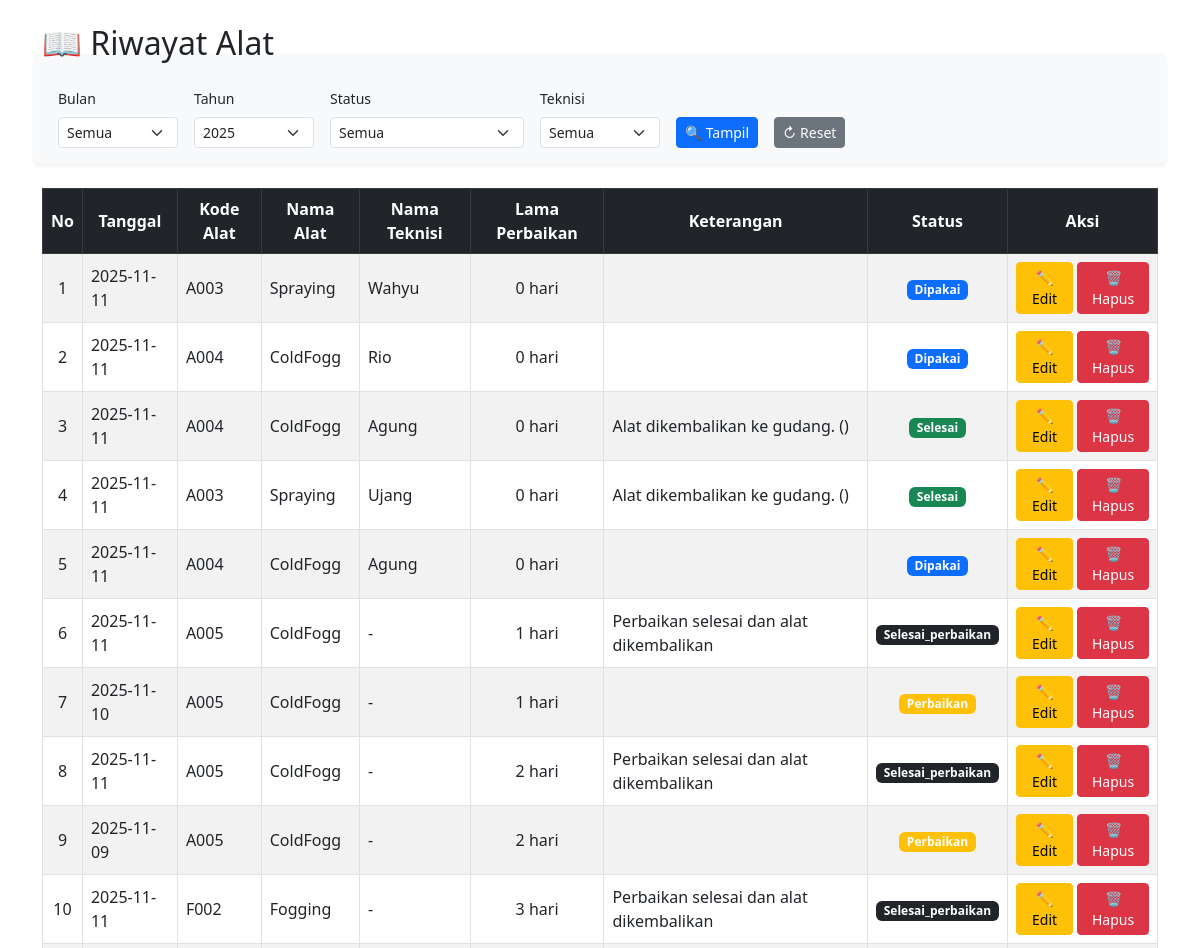
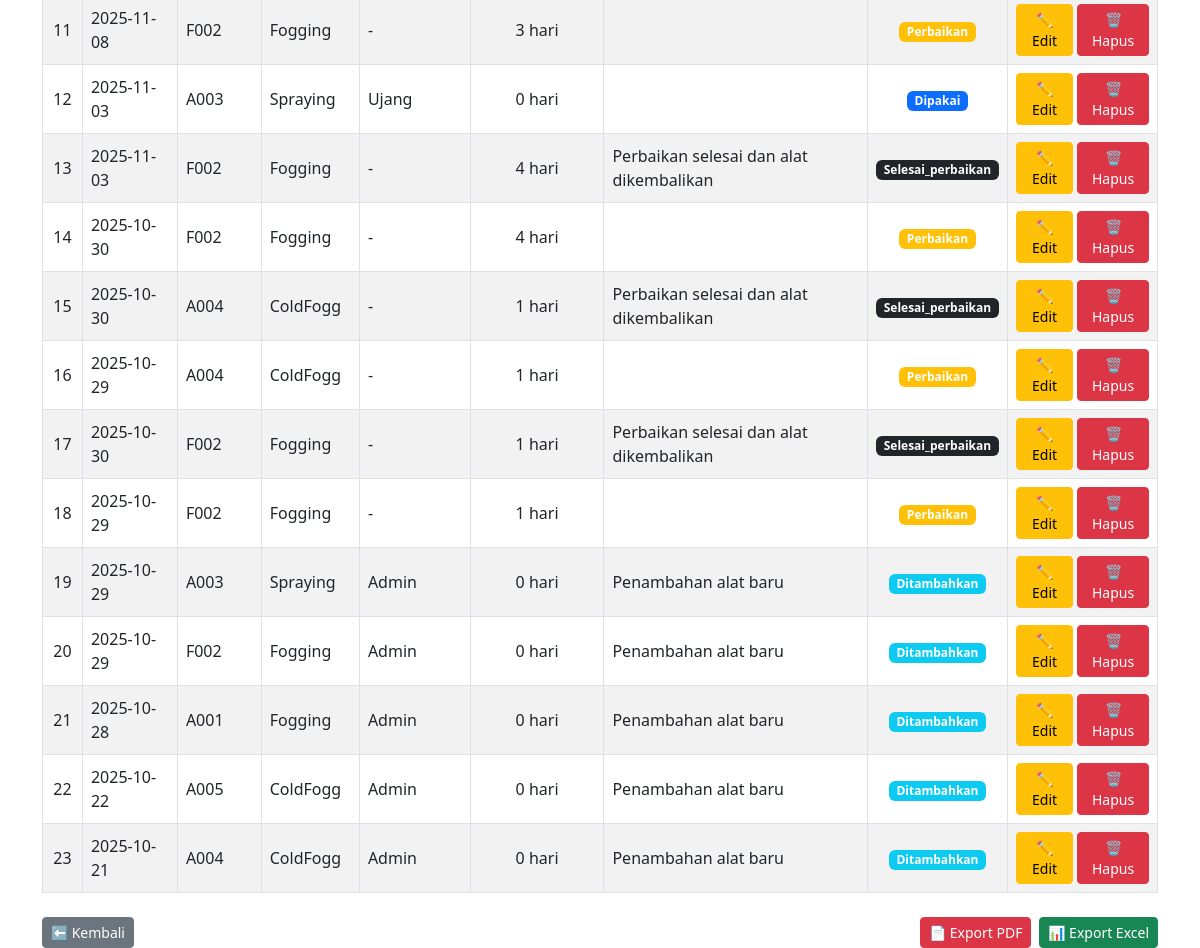
Page /riwayat_pakai.php on the committed database (2 pictures, top to bottom).
### tables this page shows
CREATE TABLE `riwayat_alat` (
  `id_riwayat` int(11) NOT NULL,
  `id_alat` int(11) DEFAULT NULL,
  `aktivitas` varchar(50) DEFAULT NULL,
  `jenis` enum('pakai','perbaikan','rusak','selesai_perbaikan','dikembalikan') DEFAULT NULL,
  `jumlah` int(11) DEFAULT NULL,
  `nama_teknisi` varchar(100) DEFAULT NULL,
  `keterangan` varchar(255) DEFAULT NULL,
  `tanggal_mulai` date DEFAULT NULL,
  `tanggal_masuk` date DEFAULT NULL,
  `tanggal_selesai` date DEFAULT NULL,
  `lama_perbaikan` int(11) DEFAULT 0,
  `status` enum('ditambahkan','dipakai','perbaikan','selesai','selesai_perbaikan') DEFAULT 'dipakai',
  `tanggal_update` timestamp NOT NULL DEFAULT current_timestamp() ON UPDATE current_timestamp()
);

CREATE TABLE `alat` (
  `id_alat` int(11) NOT NULL,
  `kode_alat` varchar(20) DEFAULT NULL,
  `nama_alat` varchar(100) DEFAULT NULL,
  `jumlah` int(11) DEFAULT 0,
  `status` enum('baik','rusak','perbaikan') DEFAULT 'baik',
  `jumlah_perbaikan` int(11) DEFAULT 0,
  `jumlah_pakai` int(11) DEFAULT 0,
  `tanggal_update` date DEFAULT curdate()
);

### riwayat_pakai.php (the view, shortened to what this page needs)
<?php
include "koneksi.php";
$bulan   = isset($_GET['bulan']) ? $_GET['bulan'] : '';
$tahun   = isset($_GET['tahun']) ? $_GET['tahun'] : date('Y');
$status  = isset($_GET['status']) ? $_GET['status'] : '';
$where = [];
if ($tahun != '')  $where[] = "YEAR(COALESCE(p.tanggal_mulai, p.tanggal_selesai)) = " . (int)$tahun;
if ($where) {
    $whereSql = "WHERE " . implode(" AND ", $where);
} else {
    $whereSql = "";
}
?>
<!DOCTYPE html>
<html>
<head>
    <link href="https://cdn.jsdelivr.net/npm/bootstrap@5.3.0/dist/css/bootstrap.min.css" rel="stylesheet">
</head>
<body class="container mt-4">
<h2>📖 Riwayat Alat</h2>
<form method="get" class="row row-cols-lg-auto g-3 align-items-end mb-4 bg-light p-3 rounded shadow-sm">
  <div class="col">
    <label class="form-label small">Bulan</label>
    <select name="bulan" class="form-select form-select-sm">
      <option value="">Semua</option>
    </select>
  </div>
  <div class="col">
    <label class="form-label small">Tahun</label>
    <select name="tahun" class="form-select form-select-sm">
      <?php
      $now = date('Y');
      for ($t=$now; $t>=2020; $t--) {
          $sel = ($tahun==$t)?'selected':'';
          echo "<option value='$t' $sel>$t</option>";
      }
      ?>
    </select>
  </div>
  <div class="col">
    <label class="form-label small">Status</label>
    <select name="status" class="form-select form-select-sm">
      <option value="">Semua</option>
    </select>
  </div>
  <div class="col">
    <label class="form-label small">Teknisi</label>
    <select name="teknisi" class="form-select form-select-sm">
      <option value="">Semua</option>
    </select>
  </div>
  <div class="col">
    <button type="submit" class="btn btn-primary btn-sm mt-2 mt-lg-4">🔍 Tampil</button>
  </div>
  <div class="col">
    <a href="riwayat_pakai.php" class="btn btn-secondary btn-sm mt-2 mt-lg-4">↻ Reset</a>
  </div>
</form>
<table class="table table-bordered table-striped align-middle mt-3">
    <thead class="table-dark text-center">
        <tr>
            <th>No</th>
            <th>Tanggal</th>
            <th>Kode Alat</th>
            <th>Nama Alat</th>
            <th>Nama Teknisi</th>
            <th>Lama Perbaikan</th>
            <th>Keterangan</th>
            <th>Status</th>
            <th width="150">Aksi</th>
        </tr>
    </thead>
    <tbody>
<?php
$sql_q = "
SELECT p.*, a.kode_alat, a.nama_alat
FROM riwayat_alat p
LEFT JOIN alat a ON p.id_alat = a.id_alat
$whereSql
ORDER BY COALESCE(p.tanggal_mulai, p.tanggal_selesai) DESC, p.id_riwayat DESC
";
$sql = mysqli_query($koneksi, $sql_q);
$no = 1;
if ($sql && mysqli_num_rows($sql) > 0) {
    while ($row = mysqli_fetch_assoc($sql)) {
    $lama_perbaikan = 0;
    if (!empty($row['tanggal_mulai']) && !empty($row['tanggal_selesai'])) {
        $tgl_mulai = new DateTime($row['tanggal_mulai']);
        $tgl_selesai = new DateTime($row['tanggal_selesai']);
        $selisih = $tgl_mulai->diff($tgl_selesai);
        $lama_perbaikan = $selisih->days;
    } elseif (!empty($row['lama_perbaikan'])) {
        $lama_perbaikan = (int)$row['lama_perbaikan'];
    }
        $status_row = strtolower($row['status'] ?? $row['jenis'] ?? '');
        $badge = 'secondary';
        switch ($status_row) {
            case 'ditambahkan': $badge = 'info'; break;
            case 'dipakai': $badge = 'primary'; break;
            case 'perbaikan': $badge = 'warning'; break;
            case 'selesai': $badge = 'success'; break;
            case 'selesai_perbaikan': $badge = 'dark'; break;
        }
        echo "<tr>";
        echo "<td class='text-center'>{$no}</td>";
      $tanggal_tampil = '-';
      if (!empty($row['status']) && strtolower($row['status']) == 'selesai_perbaikan') {
          $tanggal_tampil = $row['tanggal_selesai'] ?: '-';
      } else {
          $tanggal_tampil = $row['tanggal_mulai'] ?: $row['tanggal_selesai'] ?: '-';
      }
        echo "<td>" . htmlspecialchars($tanggal_tampil) . "</td>";
        echo "<td>".htmlspecialchars($row['kode_alat'] ?? '-')."</td>";
        echo "<td>".htmlspecialchars($row['nama_alat'] ?? '-')."</td>";
        echo "<td>".htmlspecialchars($row['nama_teknisi'] ?? '-')."</td>";
        echo "<td class='text-center'>{$lama_perbaikan} hari</td>";
        echo "<td>".htmlspecialchars($row['keterangan'] ?? '-')."</td>";
        echo "<td class='text-center'><span class='badge bg-{$badge}'>".ucfirst($status_row)."</span></td>";
        echo "<td class='text-center'>
                <div class='d-flex justify-content-center gap-1'>
                    <a href='edit_riwayat_pakai.php?id_riwayat={$row['id_riwayat']}' class='btn btn-warning btn-sm'>✏ Edit</a>
                    <a href='?hapus={$row['id_riwayat']}' class='btn btn-danger btn-sm' onclick=\"return confirm('Yakin hapus?')\">🗑 Hapus</a>
                </div>
              </td>";
        echo "</tr>";
        $no++;
    }
} else {
    echo "<tr><td colspan='9' class='text-center text-muted'>Belum ada data riwayat.</td></tr>";
}
?>
    </tbody>
</table>
<div class="d-flex justify-content-between align-items-center mt-4">
  <a href="alat.php" class="btn btn-secondary btn-sm">⬅ Kembali</a>
  <div class="d-flex gap-2">
  <a href="export_pdf_riwayat_alat.php?bulan=<?= urlencode($bulan) ?>&tahun=<?= urlencode($tahun) ?>&status=<?= urlencode($status) ?>" class="btn btn-danger btn-sm">
    📄 Export PDF
</a>
    <a href="export_excel_riwayat_alat.php?bulan=<?= urlencode($bulan) ?>&tahun=<?= urlencode($tahun) ?>&status=<?= urlencode($status) ?>" class="btn btn-success btn-sm">📊 Export Excel</a>
  </div>
</div>
</body>
</html>

### riwayat_pakai.php (style rules this page uses)
form select, form input { min-width: 120px; }
.table td, .table th { vertical-align: middle; }

### rows in the picture
riwayat_alat: tanggal_mulai "2025-11-11", id_alat.kode_alat "A003", id_alat.nama_alat "Spraying", nama_teknisi "Wahyu", lama_perbaikan "0", status "Dipakai"
riwayat_alat: tanggal_mulai "2025-11-11", id_alat.kode_alat "A004", id_alat.nama_alat "ColdFogg", nama_teknisi "Rio", lama_perbaikan "0", status "Dipakai"
riwayat_alat: tanggal_mulai "2025-11-11", id_alat.kode_alat "A004", id_alat.nama_alat "ColdFogg", nama_teknisi "Agung", lama_perbaikan "0", keterangan "Alat dikembalikan ke gudang. ()", status "Selesai"
riwayat_alat: tanggal_mulai "2025-11-11", id_alat.kode_alat "A003", id_alat.nama_alat "Spraying", nama_teknisi "Ujang", lama_perbaikan "0", keterangan "Alat dikembalikan ke gudang. ()", status "Selesai"
riwayat_alat: tanggal_mulai "2025-11-11", id_alat.kode_alat "A004", id_alat.nama_alat "ColdFogg", nama_teknisi "Agung", lama_perbaikan "0", status "Dipakai"
riwayat_alat: tanggal_selesai "2025-11-11", id_alat.kode_alat "A005", id_alat.nama_alat "ColdFogg", nama_teknisi "-", lama_perbaikan "1", keterangan "Perbaikan selesai dan alat dikembalikan", status "Selesai_perbaikan"
riwayat_alat: tanggal_mulai "2025-11-10", id_alat.kode_alat "A005", id_alat.nama_alat "ColdFogg", nama_teknisi "-", lama_perbaikan "1", status "Perbaikan"
riwayat_alat: tanggal_selesai "2025-11-11", id_alat.kode_alat "A005", id_alat.nama_alat "ColdFogg", nama_teknisi "-", lama_perbaikan "2", keterangan "Perbaikan selesai dan alat dikembalikan", status "Selesai_perbaikan"
riwayat_alat: tanggal_mulai "2025-11-09", id_alat.kode_alat "A005", id_alat.nama_alat "ColdFogg", nama_teknisi "-", lama_perbaikan "2", status "Perbaikan"
riwayat_alat: tanggal_selesai "2025-11-11", id_alat.kode_alat "F002", id_alat.nama_alat "Fogging", nama_teknisi "-", lama_perbaikan "3", keterangan "Perbaikan selesai dan alat dikembalikan", status "Selesai_perbaikan"
riwayat_alat: tanggal_mulai "2025-11-08", id_alat.kode_alat "F002", id_alat.nama_alat "Fogging", nama_teknisi "-", lama_perbaikan "3", status "Perbaikan"
riwayat_alat: tanggal_mulai "2025-11-03", id_alat.kode_alat "A003", id_alat.nama_alat "Spraying", nama_teknisi "Ujang", lama_perbaikan "0", status "Dipakai"
riwayat_alat: tanggal_selesai "2025-11-03", id_alat.kode_alat "F002", id_alat.nama_alat "Fogging", nama_teknisi "-", lama_perbaikan "4", keterangan "Perbaikan selesai dan alat dikembalikan", status "Selesai_perbaikan"
riwayat_alat: tanggal_mulai "2025-10-30", id_alat.kode_alat "F002", id_alat.nama_alat "Fogging", nama_teknisi "-", lama_perbaikan "4", status "Perbaikan"
riwayat_alat: tanggal_selesai "2025-10-30", id_alat.kode_alat "A004", id_alat.nama_alat "ColdFogg", nama_teknisi "-", lama_perbaikan "1", keterangan "Perbaikan selesai dan alat dikembalikan", status "Selesai_perbaikan"
riwayat_alat: tanggal_mulai "2025-10-29", id_alat.kode_alat "A004", id_alat.nama_alat "ColdFogg", nama_teknisi "-", lama_perbaikan "1", status "Perbaikan"
riwayat_alat: tanggal_selesai "2025-10-30", id_alat.kode_alat "F002", id_alat.nama_alat "Fogging", nama_teknisi "-", lama_perbaikan "1", keterangan "Perbaikan selesai dan alat dikembalikan", status "Selesai_perbaikan"
riwayat_alat: tanggal_mulai "2025-10-29", id_alat.kode_alat "F002", id_alat.nama_alat "Fogging", nama_teknisi "-", lama_perbaikan "1", status "Perbaikan"
riwayat_alat: tanggal_mulai "2025-10-29", id_alat.kode_alat "A003", id_alat.nama_alat "Spraying", nama_teknisi "Admin", lama_perbaikan "0", keterangan "Penambahan alat baru", status "Ditambahkan"
riwayat_alat: tanggal_mulai "2025-10-29", id_alat.kode_alat "F002", id_alat.nama_alat "Fogging", nama_teknisi "Admin", lama_perbaikan "0", keterangan "Penambahan alat baru", status "Ditambahkan"
riwayat_alat: tanggal_mulai "2025-10-28", id_alat.kode_alat "A001", id_alat.nama_alat "Fogging", nama_teknisi "Admin", lama_perbaikan "0", keterangan "Penambahan alat baru", status "Ditambahkan"
riwayat_alat: tanggal_mulai "2025-10-22", id_alat.kode_alat "A005", id_alat.nama_alat "ColdFogg", nama_teknisi "Admin", lama_perbaikan "0", keterangan "Penambahan alat baru", status "Ditambahkan"
riwayat_alat: tanggal_mulai "2025-10-21", id_alat.kode_alat "A004", id_alat.nama_alat "ColdFogg", nama_teknisi "Admin", lama_perbaikan "0", keterangan "Penambahan alat baru", status "Ditambahkan"

### other values in the picture
form field tahun "2025"
